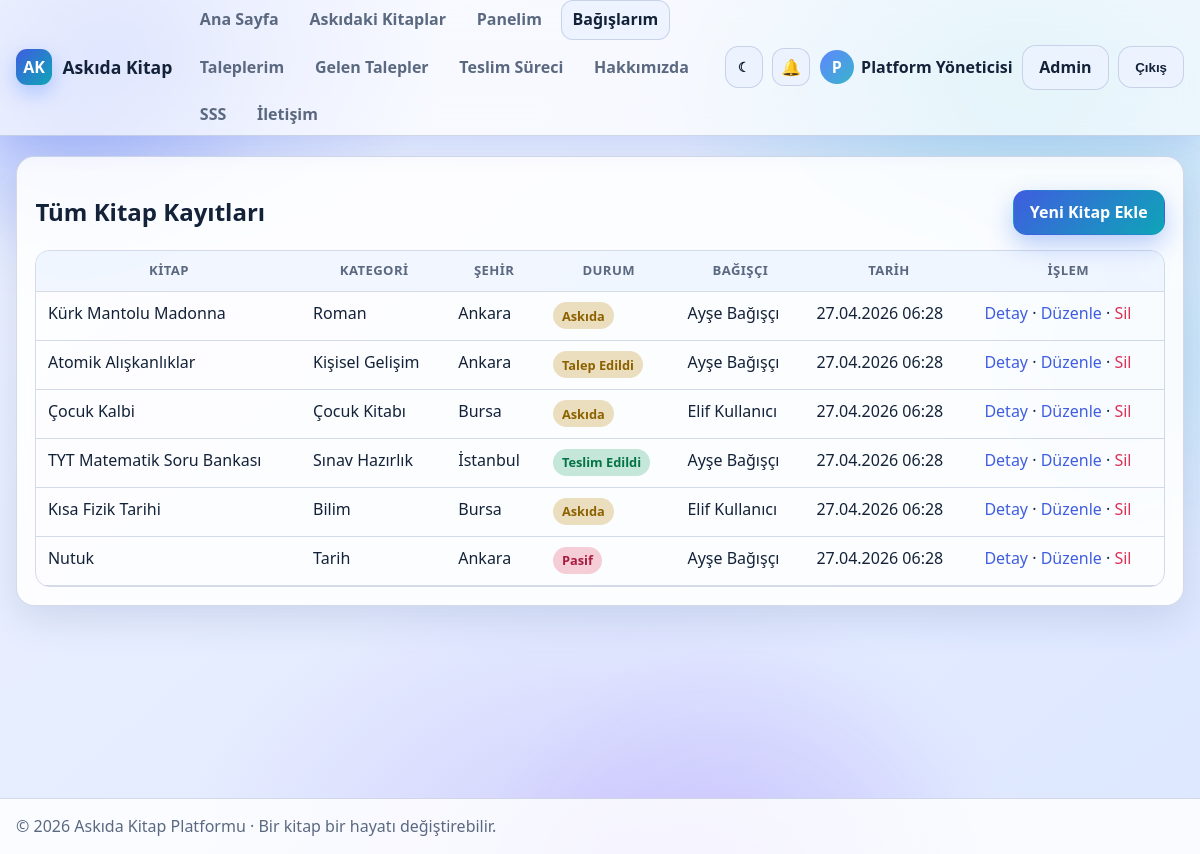
/books/my_books.php (signed in), run on the app's committed database.
### tables this page shows
CREATE TABLE books (
    id INT UNSIGNED AUTO_INCREMENT PRIMARY KEY,
    donor_user_id INT UNSIGNED NOT NULL,
    category_id INT UNSIGNED NULL,
    title VARCHAR(160) NOT NULL,
    author VARCHAR(140) NOT NULL,
    description TEXT NOT NULL,
    city VARCHAR(80) NOT NULL,
    delivery_type ENUM('elden', 'kargo', 'farketmez') NOT NULL DEFAULT 'elden',
    contact_preference ENUM('platform_mesaji', 'telefon', 'eposta') NOT NULL DEFAULT 'platform_mesaji',
    cover_image VARCHAR(255) NULL,
    status ENUM('askida', 'talep edildi', 'eslesti', 'teslim edildi', 'pasif') NOT NULL DEFAULT 'askida',
    is_active TINYINT(1) NOT NULL DEFAULT 1,
    created_at TIMESTAMP NOT NULL DEFAULT CURRENT_TIMESTAMP,
    updated_at TIMESTAMP NOT NULL DEFAULT CURRENT_TIMESTAMP ON UPDATE CURRENT_TIMESTAMP,
    CONSTRAINT fk_books_donor FOREIGN KEY (donor_user_id) REFERENCES users(id) ON DELETE CASCADE,
    CONSTRAINT fk_books_category FOREIGN KEY (category_id) REFERENCES categories(id) ON DELETE SET NULL,
    INDEX idx_books_status (status),
    INDEX idx_books_city (city),
    INDEX idx_books_active (is_active)
);

CREATE TABLE categories (
    id INT UNSIGNED AUTO_INCREMENT PRIMARY KEY,
    category_name VARCHAR(100) NOT NULL UNIQUE,
    is_active TINYINT(1) NOT NULL DEFAULT 1,
    created_at TIMESTAMP NOT NULL DEFAULT CURRENT_TIMESTAMP
);

CREATE TABLE users (
    id INT UNSIGNED AUTO_INCREMENT PRIMARY KEY,
    full_name VARCHAR(120) NOT NULL,
    username VARCHAR(60) NOT NULL UNIQUE,
    email VARCHAR(120) NOT NULL UNIQUE,
    password_hash VARCHAR(255) NOT NULL,
    role ENUM('admin', 'kullanici', 'bagisci', 'talep_sahibi') NOT NULL DEFAULT 'kullanici',
    city VARCHAR(80) NOT NULL,
    phone VARCHAR(30) NULL,
    bio TEXT NULL,
    is_active TINYINT(1) NOT NULL DEFAULT 1,
    created_at TIMESTAMP NOT NULL DEFAULT CURRENT_TIMESTAMP,
    updated_at TIMESTAMP NOT NULL DEFAULT CURRENT_TIMESTAMP ON UPDATE CURRENT_TIMESTAMP,
    INDEX idx_users_role (role),
    INDEX idx_users_active (is_active)
);

### includes/functions.php (called while the page is built, shortened)
<?php
require_once __DIR__ . '/../config/config.php';
function app_url(string $path = ''): string
{
    return rtrim(BASE_URL, '/') . '/' . ltrim($path, '/');
}
function e(string|int|float|null $value): string
{
    return htmlspecialchars((string) $value, ENT_QUOTES | ENT_SUBSTITUTE, 'UTF-8');
}
function fetch_all(string $sql, array $params = []): array
{
    $stmt = db()->prepare($sql);
    $stmt->execute($params);
    return $stmt->fetchAll();
}
function current_user(): ?array
{
    return $_SESSION['user'] ?? null;
}
function has_role(string|array $roles): bool
{
    $user = current_user();
    $roleList = is_array($roles) ? $roles : [$roles];
    return in_array((string) ($user['role'] ?? ''), $roleList, true);
}
function is_admin(): bool
{
    return has_role(ROLE_ADMIN);
}
function format_date(?string $date, string $format = 'd.m.Y H:i'): string
{
    return date($format, strtotime($date));
}
function badge_class(string $status): string
{
    return match ($status) {
        'askıda', 'askida', 'bekliyor', 'onaylandı', 'onaylandi', 'aktif', 'talep edildi', 'eşleşti', 'eslesti', 'bilgi' => 'badge warning',
        'teslim edildi', 'tamamlandı', 'başarı' => 'badge success',
        'reddedildi', 'pasif', 'iptal', 'iptal edildi', 'hata' => 'badge danger',
        default => 'badge neutral',
    };
}
function book_status_label(string $status): string
{
    return match ($status) {
        'askıda', 'askida' => 'Askıda',
        'talep edildi' => 'Talep Edildi',
        'eşleşti', 'eslesti' => 'Eşleşti',
        'teslim edildi' => 'Teslim Edildi',
        'pasif' => 'Pasif',
        default => $status,
    };
}

### config/config.php (called while the page is built, shortened)
<?php
function db(): PDO
{
    static $pdo = null;
    if ($pdo instanceof PDO) {
        return $pdo;
    }
    $dsn = sprintf('mysql:host=%s;port=%s;dbname=%s;charset=utf8mb4', DB_HOST, DB_PORT, DB_NAME);
    $pdo = new PDO($dsn, DB_USER, DB_PASS, [
        PDO::ATTR_ERRMODE => PDO::ERRMODE_EXCEPTION,
        PDO::ATTR_DEFAULT_FETCH_MODE => PDO::FETCH_ASSOC,
        PDO::ATTR_EMULATE_PREPARES => false,
        PDO::MYSQL_ATTR_INIT_COMMAND => "SET NAMES utf8mb4 COLLATE utf8mb4_turkish_ci",
    ]);
    $pdo->exec("SET NAMES utf8mb4 COLLATE utf8mb4_turkish_ci");
    $pdo->exec("SET collation_connection = 'utf8mb4_turkish_ci'");
    return $pdo;
}

### books/my_books.php (the view, shortened to what this page needs)
<?php
require_once __DIR__ . '/../includes/functions.php';
if (is_admin()) {
    $books = fetch_all(
        'SELECT b.*, c.category_name, u.full_name donor_name
         FROM books b
         LEFT JOIN categories c ON c.id = b.category_id
         LEFT JOIN users u ON u.id = b.donor_user_id
         ORDER BY b.created_at DESC'
    );
}
require __DIR__ . '/../includes/header.php';
?>
<section class="card">
    <div class="card-head">
        <h2><?= is_admin() ? 'Tüm Kitap Kayıtları' : 'Bağışladığım Kitaplar' ?></h2>
        <a class="btn primary" href="<?= e(app_url('books/form.php')) ?>">Yeni Kitap Ekle</a>
    </div>
    <div class="table-wrap">
        <table class="table">
            <thead>
                <tr>
                    <th>Kitap</th>
                    <th>Kategori</th>
                    <th>Şehir</th>
                    <th>Durum</th>
                    <?php if (is_admin()): ?><th>Bağışçı</th><?php endif; ?>
                    <th>Tarih</th>
                    <th>İşlem</th>
                </tr>
            </thead>
            <tbody>
                <?php foreach ($books as $book): ?>
                    <tr>
                        <td><?= e((string) $book['title']) ?></td>
                        <td><?= e((string) ($book['category_name'] ?? 'Genel')) ?></td>
                        <td><?= e((string) $book['city']) ?></td>
                        <td><span class="<?= e(badge_class((string) $book['status'])) ?>"><?= e(book_status_label((string) $book['status'])) ?></span></td>
                        <?php if (is_admin()): ?><td><?= e((string) ($book['donor_name'] ?? '-')) ?></td><?php endif; ?>
                        <td><?= e(format_date((string) $book['created_at'])) ?></td>
                        <td>
                            <a href="<?= e(app_url('books/view.php?id=' . (int) $book['id'])) ?>">Detay</a> ·
                            <a href="<?= e(app_url('books/form.php?id=' . (int) $book['id'])) ?>">Düzenle</a> ·
                            <a class="danger-link" href="<?= e(app_url('books/delete.php?id=' . (int) $book['id'])) ?>" onclick="return confirm('Bu kaydı silmek istediğinize emin misiniz?')">Sil</a>
                        </td>
                    </tr>
                <?php endforeach; ?>
            </tbody>
        </table>
    </div>
</section>
<?php require __DIR__ . '/../includes/footer.php'; ?>

### assets/css/style.css (style rules this page uses)
:root, [data-theme="dark"] { --bg: #070d20; --bg-soft: #0f1a38; --surface: rgba(19, 29, 58, 0.88); --surface-strong: #101b39; --surface-soft: rgba(28, 43, 80, 0.66); --text: #eaf1ff; --text-soft: #aebdde; --border: rgba(121, 152, 220, 0.34); --primary: #5b7cfa; --primary-2: #3fd0d4; --success: #34d399; --warning: #fbbf24; --danger: #fb7185; --shadow: 0 18px 45px rgba(3, 8, 22, 0.5); }
[data-theme="light"] { --bg: #edf2ff; --bg-soft: #dde7ff; --surface: rgba(255, 255, 255, 0.88); --surface-strong: #ffffff; --surface-soft: rgba(236, 243, 255, 0.96); --text: #132238; --text-soft: #5b6980; --border: rgba(89, 113, 164, 0.25); --primary: #3f5de0; --primary-2: #0ea5b7; --success: #129f66; --warning: #b88309; --danger: #db3358; --shadow: 0 12px 38px rgba(45, 75, 132, 0.15); }
* { box-sizing: border-box; }
html, body { margin: 0; padding: 0; }
body { --px: 0px; --py: 0px; font-family: "Segoe UI", "Inter", Tahoma, Arial, sans-serif; background: radial-gradient(480px 320px at calc(10% + var(--px)) calc(5% + var(--py)), rgba(78, 110, 246, 0.35), transparent 68%), radial-gradient(500px 300px at calc(85% - var(--px)) calc(10% - var(--py)), rgba(25, 190, 198, 0.25), transparent 72%), radial-gradient(560px 380px at calc(50% + var(--px)) calc(100% - var(--py)), rgba(139, 92, 246, 0.18), transparent 74%), linear-gradient(140deg, var(--bg) 0%, var(--bg-soft) 100%); color: var(--text); line-height: 1.45; min-height: 100vh; }
a { color: var(--primary); text-decoration: none; }
.card { background: var(--surface); border: 1px solid var(--border); border-radius: 18px; padding: 1.15rem; box-shadow: var(--shadow); margin-bottom: 1rem; backdrop-filter: blur(6px); }
.card-head { display: flex; align-items: center; justify-content: space-between; gap: .8rem; }
.btn { border: 1px solid var(--border); border-radius: .85rem; padding: .62rem 1rem; min-height: 42px; cursor: pointer; font-weight: 600; display: inline-flex; align-items: center; justify-content: center; gap: .35rem; color: var(--text); background: var(--surface-soft); transition: all .22s ease; }
.btn.primary { border-color: transparent; color: #fff; background: linear-gradient(135deg, var(--primary), var(--primary-2)); box-shadow: 0 10px 24px rgba(66, 116, 239, 0.35); }
.table-wrap { overflow: auto; border: 1px solid var(--border); border-radius: .9rem; }
.table { width: 100%; border-collapse: collapse; min-width: 760px; }
.table th, .table td { padding: .66rem .72rem; border-bottom: 1px solid var(--border); vertical-align: top; }
.table th { text-transform: uppercase; font-size: .82rem; letter-spacing: .4px; color: var(--text-soft); background: color-mix(in srgb, var(--surface-soft) 75%, transparent); }
.badge { display: inline-flex; align-items: center; padding: .26rem .55rem; border-radius: 999px; font-size: .8rem; font-weight: 700; }
.badge.warning { background: color-mix(in srgb, var(--warning) 26%, transparent); color: #e8b51a; }
.badge.success { background: color-mix(in srgb, var(--success) 24%, transparent); color: #4ee0a6; }
.badge.danger { background: color-mix(in srgb, var(--danger) 24%, transparent); color: #ff98aa; }
[data-theme="light"] .badge.warning { color: #8c6200; }
[data-theme="light"] .badge.success { color: #057346; }
[data-theme="light"] .badge.danger { color: #a81c40; }
.danger-link { color: var(--danger); }
.reveal { opacity: 0; transform: translateY(14px); transition: transform .45s ease, opacity .45s ease; }
.reveal.show { opacity: 1; transform: translateY(0); }
.card, .book-card, .stat { transition: transform .22s ease, box-shadow .22s ease, border-color .22s ease; }

### data on the page
books: title "Kürk Mantolu Madonna", category.category_name "Roman", city "Ankara", status "Askıda", donor_user.full_name "Ayşe Bağışçı", created_at "27.04.2026 06:28"
books: title "Atomik Alışkanlıklar", category.category_name "Kişisel Gelişim", city "Ankara", status "Talep Edildi", donor_user.full_name "Ayşe Bağışçı", created_at "27.04.2026 06:28"
books: title "Çocuk Kalbi", category.category_name "Çocuk Kitabı", city "Bursa", status "Askıda", donor_user.full_name "Elif Kullanıcı", created_at "27.04.2026 06:28"
books: title "TYT Matematik Soru Bankası", category.category_name "Sınav Hazırlık", city "İstanbul", status "Teslim Edildi", donor_user.full_name "Ayşe Bağışçı", created_at "27.04.2026 06:28"
books: title "Kısa Fizik Tarihi", category.category_name "Bilim", city "Bursa", status "Askıda", donor_user.full_name "Elif Kullanıcı", created_at "27.04.2026 06:28"
books: title "Nutuk", category.category_name "Tarih", city "Ankara", status "Pasif", donor_user.full_name "Ayşe Bağışçı", created_at "27.04.2026 06:28"

### other printed values
mb_substr((string) $user['full_name'], 0, 1, 'UTF-8') "P"
$user['full_name'] "Platform Yöneticisi"
